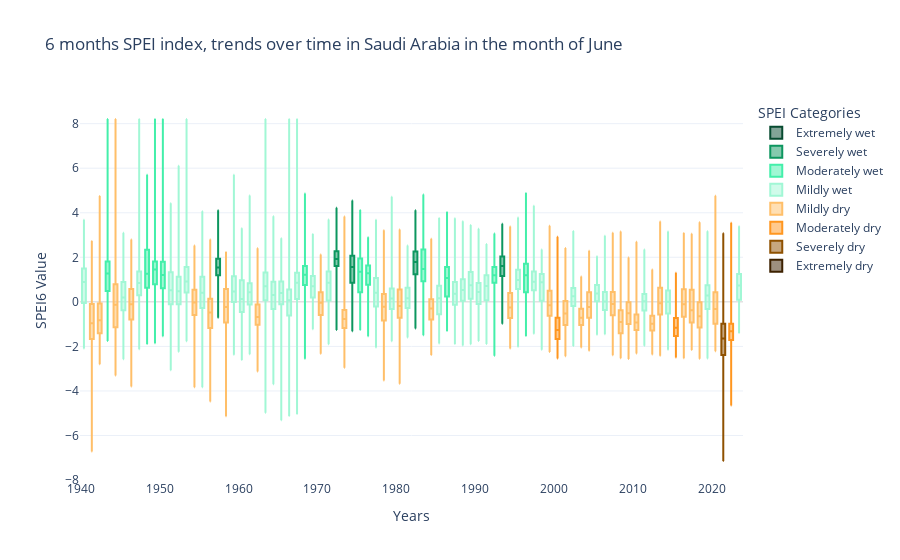

Source (notebook cell):
### Code cell
charts.create_boxplot(stat_values, timescales, selected, placeholders)

### Figure 1 — Plotly figure (JSON) as saved in the notebook; plotly's stock layout.template omitted (floating-point values rounded to 4 significant figures)
{"data": [{"lowerfence": [-2.093], "marker": {"color": "#A1F7D5"}, "median": [0.8966], "name": "1940-06-01 06:00:00", "q1": [-0.0491], "q3": [1.502], "showlegend": false, "type": "box", "upperfence": [3.689], "whiskerwidth": 0.2, "x": ["1940-06-01T06:00:00"]}, {"lowerfence": [-6.721], "marker": {"color": "#FFBF69"}, "median": [-0.9564], "name": "1941-06-01 06:00:00", "q1": [-1.67], "q3": [-0.1002], "showlegend": false, "type": "box", "upperfence": [2.733], "whiskerwidth": 0.2, "x": ["1941-06-01T06:00:00"]}, {"lowerfence": [-2.807], "marker": {"color": "#FFBF69"}, "median": [-0.823], "name": "1942-06-01 06:00:00", "q1": [-1.412], "q3": [-0.06905], "showlegend": false, "type": "box", "upperfence": [4.751], "whiskerwidth": 0.2, "x": ["1942-06-01T06:00:00"]}, {"lowerfence": [-1.757], "marker": {"color": "#43EFAA"}, "median": [1.272], "name": "1943-06-01 06:00:00", "q1": [0.4907], "q3": [1.811], "showlegend": false, "type": "box", "upperfence": [8.21], "whiskerwidth": 0.2, "x": ["1943-06-01T06:00:00"]}, {"lowerfence": [-3.303], "marker": {"color": "#FFBF69"}, "median": [-0.1348], "name": "1944-06-01 06:00:00", "q1": [-1.135], "q3": [0.7951], "showlegend": false, "type": "box", "upperfence": [8.21], "whiskerwidth": 0.2, "x": ["1944-06-01T06:00:00"]}, {"lowerfence": [-2.579], "marker": {"color": "#A1F7D5"}, "median": [0.1912], "name": "1945-06-01 06:00:00", "q1": [-0.3809], "q3": [0.8939], "showlegend": false, "type": "box", "upperfence": [3.098], "whiskerwidth": 0.2, "x": ["1945-06-01T06:00:00"]}, {"lowerfence": [-3.797], "marker": {"color": "#FFBF69"}, "median": [-0.1071], "name": "1946-06-01 06:00:00", "q1": [-0.7951], "q3": [0.5778], "showlegend": false, "type": "box", "upperfence": [2.802], "whiskerwidth": 0.2, "x": ["1946-06-01T06:00:00"]}, {"lowerfence": [-2.131], "marker": {"color": "#A1F7D5"}, "median": [0.8419], "name": "1947-06-01 06:00:00", "q1": [0.2937], "q3": [1.359], "showlegend": false, "type": "box", "upperfence": [8.21], "whiskerwidth": 0.2, "x": ["1947-06-01T06:00:00"]}, {"lowerfence": [-1.888], "marker": {"color": "#43EFAA"}, "median": [1.258], "name": "1948-06-01 06:00:00", "q1": [0.6332], "q3": [2.338], "showlegend": false, "type": "box", "upperfence": [5.709], "whiskerwidth": 0.2, "x": ["1948-06-01T06:00:00"]}, {"lowerfence": [-1.854], "marker": {"color": "#43EFAA"}, "median": [1.452], "name": "1949-06-01 06:00:00", "q1": [0.7847], "q3": [1.817], "showlegend": false, "type": "box", "upperfence": [8.21], "whiskerwidth": 0.2, "x": ["1949-06-01T06:00:00"]}, {"lowerfence": [-1.544], "marker": {"color": "#43EFAA"}, "median": [1.204], "name": "1950-06-01 06:00:00", "q1": [0.6136], "q3": [1.802], "showlegend": false, "type": "box", "upperfence": [8.21], "whiskerwidth": 0.2, "x": ["1950-06-01T06:00:00"]}, {"lowerfence": [-3.066], "marker": {"color": "#A1F7D5"}, "median": [0.5257], "name": "1951-06-01 06:00:00", "q1": [-0.1076], "q3": [1.326], "showlegend": false, "type": "box", "upperfence": [4.43], "whiskerwidth": 0.2, "x": ["1951-06-01T06:00:00"]}, {"lowerfence": [-2.238], "marker": {"color": "#A1F7D5"}, "median": [0.4712], "name": "1952-06-01 06:00:00", "q1": [-0.1082], "q3": [1.13], "showlegend": false, "type": "box", "upperfence": [6.11], "whiskerwidth": 0.2, "x": ["1952-06-01T06:00:00"]}, {"lowerfence": [-1.764], "marker": {"color": "#A1F7D5"}, "median": [0.9189], "name": "1953-06-01 06:00:00", "q1": [0.418], "q3": [1.57], "showlegend": false, "type": "box", "upperfence": [8.21], "whiskerwidth": 0.2, "x": ["1953-06-01T06:00:00"]}, {"lowerfence": [-3.835], "marker": {"color": "#FFBF69"}, "median": [-0.03112], "name": "1954-06-01 06:00:00", "q1": [-0.5929], "q3": [0.547], "showlegend": false, "type": "box", "upperfence": [2.528], "whiskerwidth": 0.2, "x": ["1954-06-01T06:00:00"]}, {"lowerfence": [-3.835], "marker": {"color": "#A1F7D5"}, "median": [0.4073], "name": "1955-06-01 06:00:00", "q1": [-0.2762], "q3": [1.13], "showlegend": false, "type": "box", "upperfence": [4.063], "whiskerwidth": 0.2, "x": ["1955-06-01T06:00:00"]}, {"lowerfence": [-4.477], "marker": {"color": "#FFBF69"}, "median": [-0.4748], "name": "1956-06-01 06:00:00", "q1": [-1.173], "q3": [0.1338], "showlegend": false, "type": "box", "upperfence": [2.805], "whiskerwidth": 0.2, "x": ["1956-06-01T06:00:00"]}, {"lowerfence": [-0.7186], "marker": {"color": "#0D965f"}, "median": [1.544], "name": "1957-06-01 06:00:00", "q1": [1.194], "q3": [1.935], "showlegend": false, "type": "box", "upperfence": [4.115], "whiskerwidth": 0.2, "x": ["1957-06-01T06:00:00"]}, {"lowerfence": [-5.131], "marker": {"color": "#FFBF69"}, "median": [-0.2348], "name": "1958-06-01 06:00:00", "q1": [-0.9306], "q3": [0.5755], "showlegend": false, "type": "box", "upperfence": [2.235], "whiskerwidth": 0.2, "x": ["1958-06-01T06:00:00"]}, {"lowerfence": [-2.371], "marker": {"color": "#A1F7D5"}, "median": [0.4669], "name": "1959-06-01 06:00:00", "q1": [-0.009036], "q3": [1.146], "showlegend": false, "type": "box", "upperfence": [5.712], "whiskerwidth": 0.2, "x": ["1959-06-01T06:00:00"]}, {"lowerfence": [-2.612], "marker": {"color": "#A1F7D5"}, "median": [0.1323], "name": "1960-06-01 06:00:00", "q1": [-0.4508], "q3": [0.9733], "showlegend": false, "type": "box", "upperfence": [3.308], "whiskerwidth": 0.2, "x": ["1960-06-01T06:00:00"]}, {"lowerfence": [-2.35], "marker": {"color": "#A1F7D5"}, "median": [0.4361], "name": "1961-06-01 06:00:00", "q1": [-0.1147], "q3": [0.8306], "showlegend": false, "type": "box", "upperfence": [4.772], "whiskerwidth": 0.2, "x": ["1961-06-01T06:00:00"]}, {"lowerfence": [-3.131], "marker": {"color": "#FFBF69"}, "median": [-0.6815], "name": "1962-06-01 06:00:00", "q1": [-1.03], "q3": [-0.1231], "showlegend": false, "type": "box", "upperfence": [2.404], "whiskerwidth": 0.2, "x": ["1962-06-01T06:00:00"]}, {"lowerfence": [-4.981], "marker": {"color": "#A1F7D5"}, "median": [0.6994], "name": "1963-06-01 06:00:00", "q1": [0.06826], "q3": [1.319], "showlegend": false, "type": "box", "upperfence": [8.21], "whiskerwidth": 0.2, "x": ["1963-06-01T06:00:00"]}, {"lowerfence": [-3.705], "marker": {"color": "#A1F7D5"}, "median": [0.3055], "name": "1964-06-01 06:00:00", "q1": [-0.3248], "q3": [0.8985], "showlegend": false, "type": "box", "upperfence": [3.847], "whiskerwidth": 0.2, "x": ["1964-06-01T06:00:00"]}, {"lowerfence": [-5.319], "marker": {"color": "#A1F7D5"}, "median": [0.394], "name": "1965-06-01 06:00:00", "q1": [-0.1045], "q3": [0.9179], "showlegend": false, "type": "box", "upperfence": [2.859], "whiskerwidth": 0.2, "x": ["1965-06-01T06:00:00"]}, {"lowerfence": [-5.12], "marker": {"color": "#A1F7D5"}, "median": [0.07344], "name": "1966-06-01 06:00:00", "q1": [-0.6094], "q3": [0.5535], "showlegend": false, "type": "box", "upperfence": [8.21], "whiskerwidth": 0.2, "x": ["1966-06-01T06:00:00"]}, {"lowerfence": [-5.035], "marker": {"color": "#A1F7D5"}, "median": [0.8537], "name": "1967-06-01 06:00:00", "q1": [0.1296], "q3": [1.308], "showlegend": false, "type": "box", "upperfence": [8.21], "whiskerwidth": 0.2, "x": ["1967-06-01T06:00:00"]}, {"lowerfence": [-2.552], "marker": {"color": "#43EFAA"}, "median": [1.215], "name": "1968-06-01 06:00:00", "q1": [0.7542], "q3": [1.615], "showlegend": false, "type": "box", "upperfence": [4.868], "whiskerwidth": 0.2, "x": ["1968-06-01T06:00:00"]}, {"lowerfence": [-1.226], "marker": {"color": "#A1F7D5"}, "median": [0.6984], "name": "1969-06-01 06:00:00", "q1": [0.2007], "q3": [1.155], "showlegend": false, "type": "box", "upperfence": [3.046], "whiskerwidth": 0.2, "x": ["1969-06-01T06:00:00"]}, {"lowerfence": [-2.331], "marker": {"color": "#FFBF69"}, "median": [-0.03873], "name": "1970-06-01 06:00:00", "q1": [-0.5913], "q3": [0.4253], "showlegend": false, "type": "box", "upperfence": [2.131], "whiskerwidth": 0.2, "x": ["1970-06-01T06:00:00"]}, {"lowerfence": [-1.904], "marker": {"color": "#A1F7D5"}, "median": [0.8618], "name": "1971-06-01 06:00:00", "q1": [0.06275], "q3": [1.362], "showlegend": false, "type": "box", "upperfence": [3.696], "whiskerwidth": 0.2, "x": ["1971-06-01T06:00:00"]}, {"lowerfence": [-1.259], "marker": {"color": "#0D965f"}, "median": [1.926], "name": "1972-06-01 06:00:00", "q1": [1.607], "q3": [2.277], "showlegend": false, "type": "box", "upperfence": [4.221], "whiskerwidth": 0.2, "x": ["1972-06-01T06:00:00"]}, {"lowerfence": [-2.963], "marker": {"color": "#FFBF69"}, "median": [-0.7716], "name": "1973-06-01 06:00:00", "q1": [-1.171], "q3": [-0.3627], "showlegend": false, "type": "box", "upperfence": [3.837], "whiskerwidth": 0.2, "x": ["1973-06-01T06:00:00"]}, {"lowerfence": [-1.315], "marker": {"color": "#0D965f"}, "median": [1.567], "name": "1974-06-01 06:00:00", "q1": [0.856], "q3": [2.066], "showlegend": false, "type": "box", "upperfence": [4.552], "whiskerwidth": 0.2, "x": ["1974-06-01T06:00:00"]}, {"lowerfence": [-1.26], "marker": {"color": "#43EFAA"}, "median": [1.346], "name": "1975-06-01 06:00:00", "q1": [0.4261], "q3": [1.947], "showlegend": false, "type": "box", "upperfence": [4.121], "whiskerwidth": 0.2, "x": ["1975-06-01T06:00:00"]}, {"lowerfence": [-1.541], "marker": {"color": "#43EFAA"}, "median": [1.283], "name": "1976-06-01 06:00:00", "q1": [0.7632], "q3": [1.637], "showlegend": false, "type": "box", "upperfence": [2.902], "whiskerwidth": 0.2, "x": ["1976-06-01T06:00:00"]}, {"lowerfence": [-2.049], "marker": {"color": "#A1F7D5"}, "median": [0.4071], "name": "1977-06-01 06:00:00", "q1": [-0.2134], "q3": [1.072], "showlegend": false, "type": "box", "upperfence": [3.684], "whiskerwidth": 0.2, "x": ["1977-06-01T06:00:00"]}, {"lowerfence": [-3.536], "marker": {"color": "#FFBF69"}, "median": [-0.2225], "name": "1978-06-01 06:00:00", "q1": [-0.8377], "q3": [0.3557], "showlegend": false, "type": "box", "upperfence": [3.213], "whiskerwidth": 0.2, "x": ["1978-06-01T06:00:00"]}, {"lowerfence": [-1.768], "marker": {"color": "#A1F7D5"}, "median": [0.148], "name": "1979-06-01 06:00:00", "q1": [-0.3222], "q3": [0.5968], "showlegend": false, "type": "box", "upperfence": [4.72], "whiskerwidth": 0.2, "x": ["1979-06-01T06:00:00"]}, {"lowerfence": [-3.677], "marker": {"color": "#FFBF69"}, "median": [-0.1875], "name": "1980-06-01 06:00:00", "q1": [-0.7124], "q3": [0.5533], "showlegend": false, "type": "box", "upperfence": [3.25], "whiskerwidth": 0.2, "x": ["1980-06-01T06:00:00"]}, {"lowerfence": [-1.601], "marker": {"color": "#A1F7D5"}, "median": [0.1596], "name": "1981-06-01 06:00:00", "q1": [-0.2771], "q3": [0.6366], "showlegend": false, "type": "box", "upperfence": [2.525], "whiskerwidth": 0.2, "x": ["1981-06-01T06:00:00"]}, {"lowerfence": [-1.2], "marker": {"color": "#0D965f"}, "median": [1.787], "name": "1982-06-01 06:00:00", "q1": [1.244], "q3": [2.259], "showlegend": false, "type": "box", "upperfence": [4.117], "whiskerwidth": 0.2, "x": ["1982-06-01T06:00:00"]}, {"lowerfence": [-1.5], "marker": {"color": "#43EFAA"}, "median": [1.479], "name": "1983-06-01 06:00:00", "q1": [0.9253], "q3": [2.35], "showlegend": false, "type": "box", "upperfence": [4.823], "whiskerwidth": 0.2, "x": ["1983-06-01T06:00:00"]}, {"lowerfence": [-2.39], "marker": {"color": "#FFBF69"}, "median": [-0.3029], "name": "1984-06-01 06:00:00", "q1": [-0.7909], "q3": [0.1132], "showlegend": false, "type": "box", "upperfence": [2.838], "whiskerwidth": 0.2, "x": ["1984-06-01T06:00:00"]}, {"lowerfence": [-1.875], "marker": {"color": "#A1F7D5"}, "median": [0.1655], "name": "1985-06-01 06:00:00", "q1": [-0.5558], "q3": [0.7267], "showlegend": false, "type": "box", "upperfence": [3.763], "whiskerwidth": 0.2, "x": ["1985-06-01T06:00:00"]}, {"lowerfence": [-1.311], "marker": {"color": "#43EFAA"}, "median": [1.075], "name": "1986-06-01 06:00:00", "q1": [0.2379], "q3": [1.566], "showlegend": false, "type": "box", "upperfence": [4.037], "whiskerwidth": 0.2, "x": ["1986-06-01T06:00:00"]}, {"lowerfence": [-1.893], "marker": {"color": "#A1F7D5"}, "median": [0.3647], "name": "1987-06-01 06:00:00", "q1": [-0.1306], "q3": [0.8957], "showlegend": false, "type": "box", "upperfence": [3.752], "whiskerwidth": 0.2, "x": ["1987-06-01T06:00:00"]}, {"lowerfence": [-1.963], "marker": {"color": "#A1F7D5"}, "median": [0.5278], "name": "1988-06-01 06:00:00", "q1": [0.05471], "q3": [1.019], "showlegend": false, "type": "box", "upperfence": [3.614], "whiskerwidth": 0.2, "x": ["1988-06-01T06:00:00"]}, {"lowerfence": [-1.907], "marker": {"color": "#A1F7D5"}, "median": [0.7419], "name": "1989-06-01 06:00:00", "q1": [0.1388], "q3": [1.341], "showlegend": false, "type": "box", "upperfence": [3.455], "whiskerwidth": 0.2, "x": ["1989-06-01T06:00:00"]}, {"lowerfence": [-1.759], "marker": {"color": "#A1F7D5"}, "median": [0.4437], "name": "1990-06-01 06:00:00", "q1": [-0.09698], "q3": [0.8421], "showlegend": false, "type": "box", "upperfence": [3.276], "whiskerwidth": 0.2, "x": ["1990-06-01T06:00:00"]}, {"lowerfence": [-1.893], "marker": {"color": "#A1F7D5"}, "median": [0.7133], "name": "1991-06-01 06:00:00", "q1": [0.07186], "q3": [1.191], "showlegend": false, "type": "box", "upperfence": [2.596], "whiskerwidth": 0.2, "x": ["1991-06-01T06:00:00"]}, {"lowerfence": [-2.424], "marker": {"color": "#43EFAA"}, "median": [1.198], "name": "1992-06-01 06:00:00", "q1": [0.8601], "q3": [1.565], "showlegend": false, "type": "box", "upperfence": [3.065], "whiskerwidth": 0.2, "x": ["1992-06-01T06:00:00"]}, {"lowerfence": [-0.9847], "marker": {"color": "#0D965f"}, "median": [1.614], "name": "1993-06-01 06:00:00", "q1": [1.165], "q3": [2.039], "showlegend": false, "type": "box", "upperfence": [3.505], "whiskerwidth": 0.2, "x": ["1993-06-01T06:00:00"]}, {"lowerfence": [-2.095], "marker": {"color": "#FFBF69"}, "median": [-0.2572], "name": "1994-06-01 06:00:00", "q1": [-0.7271], "q3": [0.3967], "showlegend": false, "type": "box", "upperfence": [3.386], "whiskerwidth": 0.2, "x": ["1994-06-01T06:00:00"]}, {"lowerfence": [-2.017], "marker": {"color": "#A1F7D5"}, "median": [0.9839], "name": "1995-06-01 06:00:00", "q1": [0.5806], "q3": [1.441], "showlegend": false, "type": "box", "upperfence": [3.79], "whiskerwidth": 0.2, "x": ["1995-06-01T06:00:00"]}, {"lowerfence": [-1.531], "marker": {"color": "#43EFAA"}, "median": [1.197], "name": "1996-06-01 06:00:00", "q1": [0.4261], "q3": [1.711], "showlegend": false, "type": "box", "upperfence": [4.882], "whiskerwidth": 0.2, "x": ["1996-06-01T06:00:00"]}, {"lowerfence": [-1.433], "marker": {"color": "#A1F7D5"}, "median": [0.9038], "name": "1997-06-01 06:00:00", "q1": [0.5248], "q3": [1.361], "showlegend": false, "type": "box", "upperfence": [4.316], "whiskerwidth": 0.2, "x": ["1997-06-01T06:00:00"]}, {"lowerfence": [-2.149], "marker": {"color": "#A1F7D5"}, "median": [0.8744], "name": "1998-06-01 06:00:00", "q1": [0.05466], "q3": [1.245], "showlegend": false, "type": "box", "upperfence": [2.351], "whiskerwidth": 0.2, "x": ["1998-06-01T06:00:00"]}, {"lowerfence": [-2.248], "marker": {"color": "#FFBF69"}, "median": [-0.1525], "name": "1999-06-01 06:00:00", "q1": [-0.6271], "q3": [0.4973], "showlegend": false, "type": "box", "upperfence": [3.417], "whiskerwidth": 0.2, "x": ["1999-06-01T06:00:00"]}, {"lowerfence": [-2.543], "marker": {"color": "#FF961F"}, "median": [-1.264], "name": "2000-06-01 06:00:00", "q1": [-1.67], "q3": [-0.7087], "showlegend": false, "type": "box", "upperfence": [2.928], "whiskerwidth": 0.2, "x": ["2000-06-01T06:00:00"]}, {"lowerfence": [-2.44], "marker": {"color": "#FFBF69"}, "median": [-0.5233], "name": "2001-06-01 06:00:00", "q1": [-1.038], "q3": [0.03351], "showlegend": false, "type": "box", "upperfence": [2.413], "whiskerwidth": 0.2, "x": ["2001-06-01T06:00:00"]}, {"lowerfence": [-1.979], "marker": {"color": "#A1F7D5"}, "median": [0.2466], "name": "2002-06-01 06:00:00", "q1": [-0.1835], "q3": [0.6169], "showlegend": false, "type": "box", "upperfence": [3.176], "whiskerwidth": 0.2, "x": ["2002-06-01T06:00:00"]}, {"lowerfence": [-2.053], "marker": {"color": "#FFBF69"}, "median": [-0.7172], "name": "2003-06-01 06:00:00", "q1": [-1.045], "q3": [-0.3139], "showlegend": false, "type": "box", "upperfence": [1.14], "whiskerwidth": 0.2, "x": ["2003-06-01T06:00:00"]}, {"lowerfence": [-2.199], "marker": {"color": "#FFBF69"}, "median": [-0.2258], "name": "2004-06-01 06:00:00", "q1": [-0.7141], "q3": [0.4346], "showlegend": false, "type": "box", "upperfence": [2.289], "whiskerwidth": 0.2, "x": ["2004-06-01T06:00:00"]}, {"lowerfence": [-1.479], "marker": {"color": "#A1F7D5"}, "median": [0.3794], "name": "2005-06-01 06:00:00", "q1": [0.0287], "q3": [0.7619], "showlegend": false, "type": "box", "upperfence": [2.045], "whiskerwidth": 0.2, "x": ["2005-06-01T06:00:00"]}, {"lowerfence": [-1.457], "marker": {"color": "#A1F7D5"}, "median": [0.01131], "name": "2006-06-01 06:00:00", "q1": [-0.3613], "q3": [0.438], "showlegend": false, "type": "box", "upperfence": [2.973], "whiskerwidth": 0.2, "x": ["2006-06-01T06:00:00"]}, {"lowerfence": [-2.401], "marker": {"color": "#FFBF69"}, "median": [-0.09458], "name": "2007-06-01 06:00:00", "q1": [-0.6009], "q3": [0.4368], "showlegend": false, "type": "box", "upperfence": [3.097], "whiskerwidth": 0.2, "x": ["2007-06-01T06:00:00"]}, {"lowerfence": [-2.529], "marker": {"color": "#FFBF69"}, "median": [-0.9006], "name": "2008-06-01 06:00:00", "q1": [-1.414], "q3": [-0.3817], "showlegend": false, "type": "box", "upperfence": [3.164], "whiskerwidth": 0.2, "x": ["2008-06-01T06:00:00"]}, {"lowerfence": [-2.566], "marker": {"color": "#FFBF69"}, "median": [-0.5067], "name": "2009-06-01 06:00:00", "q1": [-0.9969], "q3": [-0.01976], "showlegend": false, "type": "box", "upperfence": [1.986], "whiskerwidth": 0.2, "x": ["2009-06-01T06:00:00"]}, {"lowerfence": [-2.318], "marker": {"color": "#FFBF69"}, "median": [-0.9262], "name": "2010-06-01 06:00:00", "q1": [-1.26], "q3": [-0.5712], "showlegend": false, "type": "box", "upperfence": [2.696], "whiskerwidth": 0.2, "x": ["2010-06-01T06:00:00"]}, {"lowerfence": [-1.976], "marker": {"color": "#A1F7D5"}, "median": [0.0234], "name": "2011-06-01 06:00:00", "q1": [-0.3849], "q3": [0.3547], "showlegend": false, "type": "box", "upperfence": [2.347], "whiskerwidth": 0.2, "x": ["2011-06-01T06:00:00"]}, {"lowerfence": [-2.361], "marker": {"color": "#FFBF69"}, "median": [-0.9799], "name": "2012-06-01 06:00:00", "q1": [-1.286], "q3": [-0.6214], "showlegend": false, "type": "box", "upperfence": [1.452], "whiskerwidth": 0.2, "x": ["2012-06-01T06:00:00"]}, {"lowerfence": [-2.421], "marker": {"color": "#FFBF69"}, "median": [-0.06528], "name": "2013-06-01 06:00:00", "q1": [-0.5727], "q3": [0.6286], "showlegend": false, "type": "box", "upperfence": [3.602], "whiskerwidth": 0.2, "x": ["2013-06-01T06:00:00"]}, {"lowerfence": [-2.147], "marker": {"color": "#A1F7D5"}, "median": [0.001776], "name": "2014-06-01 06:00:00", "q1": [-0.526], "q3": [0.5074], "showlegend": false, "type": "box", "upperfence": [3.16], "whiskerwidth": 0.2, "x": ["2014-06-01T06:00:00"]}, {"lowerfence": [-2.502], "marker": {"color": "#FF961F"}, "median": [-1.165], "name": "2015-06-01 06:00:00", "q1": [-1.539], "q3": [-0.7217], "showlegend": false, "type": "box", "upperfence": [1.308], "whiskerwidth": 0.2, "x": ["2015-06-01T06:00:00"]}, {"lowerfence": [-2.53], "marker": {"color": "#FFBF69"}, "median": [-0.1103], "name": "2016-06-01 06:00:00", "q1": [-0.6665], "q3": [0.5627], "showlegend": false, "type": "box", "upperfence": [3.094], "whiskerwidth": 0.2, "x": ["2016-06-01T06:00:00"]}, {"lowerfence": [-2.167], "marker": {"color": "#FFBF69"}, "median": [-0.3828], "name": "2017-06-01 06:00:00", "q1": [-0.9305], "q3": [0.5458], "showlegend": false, "type": "box", "upperfence": [3.057], "whiskerwidth": 0.2, "x": ["2017-06-01T06:00:00"]}, {"lowerfence": [-2.55], "marker": {"color": "#FFBF69"}, "median": [-0.6419], "name": "2018-06-01 06:00:00", "q1": [-1.15], "q3": [-0.01728], "showlegend": false, "type": "box", "upperfence": [3.574], "whiskerwidth": 0.2, "x": ["2018-06-01T06:00:00"]}, {"lowerfence": [-2.54], "marker": {"color": "#A1F7D5"}, "median": [0.2848], "name": "2019-06-01 06:00:00", "q1": [-0.3207], "q3": [0.7399], "showlegend": false, "type": "box", "upperfence": [3.166], "whiskerwidth": 0.2, "x": ["2019-06-01T06:00:00"]}, {"lowerfence": [-2.221], "marker": {"color": "#FFBF69"}, "median": [-0.3261], "name": "2020-06-01 06:00:00", "q1": [-0.987], "q3": [0.4263], "showlegend": false, "type": "box", "upperfence": [4.762], "whiskerwidth": 0.2, "x": ["2020-06-01T06:00:00"]}, {"lowerfence": [-7.146], "marker": {"color": "#8F5100"}, "median": [-1.649], "name": "2021-06-01 06:00:00", "q1": [-2.387], "q3": [-0.9883], "showlegend": false, "type": "box", "upperfence": [3.078], "whiskerwidth": 0.2, "x": ["2021-06-01T06:00:00"]}, {"lowerfence": [-4.658], "marker": {"color": "#FF961F"}, "median": [-1.325], "name": "2022-06-01 06:00:00", "q1": [-1.718], "q3": [-0.9867], "showlegend": false, "type": "box", "upperfence": [3.546], "whiskerwidth": 0.2, "x": ["2022-06-01T06:00:00"]}, {"lowerfence": [-1.402], "marker": {"color": "#A1F7D5"}, "median": [0.736], "name": "2023-06-01 06:00:00", "q1": [0.0982], "q3": [1.253], "showlegend": false, "type": "box", "upperfence": [3.396], "whiskerwidth": 0.2, "x": ["2023-06-01T06:00:00"]}, {"hoverinfo": "none", "legendgroup": "colors", "marker": {"color": "#074B30"}, "name": "Extremely wet", "showlegend": true, "type": "box", "x": [null], "y": [null]}, {"hoverinfo": "none", "legendgroup": "colors", "marker": {"color": "#0D965f"}, "name": "Severely wet", "showlegend": true, "type": "box", "x": [null], "y": [null]}, {"hoverinfo": "none", "legendgroup": "colors", "marker": {"color": "#43EFAA"}, "name": "Moderately wet", "showlegend": true, "type": "box", "x": [null], "y": [null]}, {"hoverinfo": "none", "legendgroup": "colors", "marker": {"color": "#A1F7D5"}, "name": "Mildly wet", "showlegend": true, "type": "box", "x": [null], "y": [null]}, {"hoverinfo": "none", "legendgroup": "colors", "marker": {"color": "#FFBF69"}, "name": "Mildly dry", "showlegend": true, "type": "box", "x": [null], "y": [null]}, {"hoverinfo": "none", "legendgroup": "colors", "marker": {"color": "#FF961F"}, "name": "Moderately dry", "showlegend": true, "type": "box", "x": [null], "y": [null]}, {"hoverinfo": "none", "legendgroup": "colors", "marker": {"color": "#8F5100"}, "name": "Severely dry", "showlegend": true, "type": "box", "x": [null], "y": [null]}, {"hoverinfo": "none", "legendgroup": "colors", "marker": {"color": "#3d2100"}, "name": "Extremely dry", "showlegend": true, "type": "box", "x": [null], "y": [null]}], "layout": {"autosize": true, "legend": {"title": {"text": "SPEI Categories"}}, "plot_bgcolor": "rgba(0, 0, 0, 0)", "showlegend": true, "title": {"text": "6 months SPEI index, trends over time in Saudi Arabia in the month of June"}, "xaxis": {"autorange": true, "range": ["1939-12-01 18:00", "2023-11-30 18:00"], "title": {"text": "Years"}, "type": "date"}, "yaxis": {"autorange": true, "range": [-7.999, 9.063], "title": {"text": "SPEI6 Value"}, "zeroline": true, "zerolinecolor": "#D3D3D3", "zerolinewidth": 1}}}
